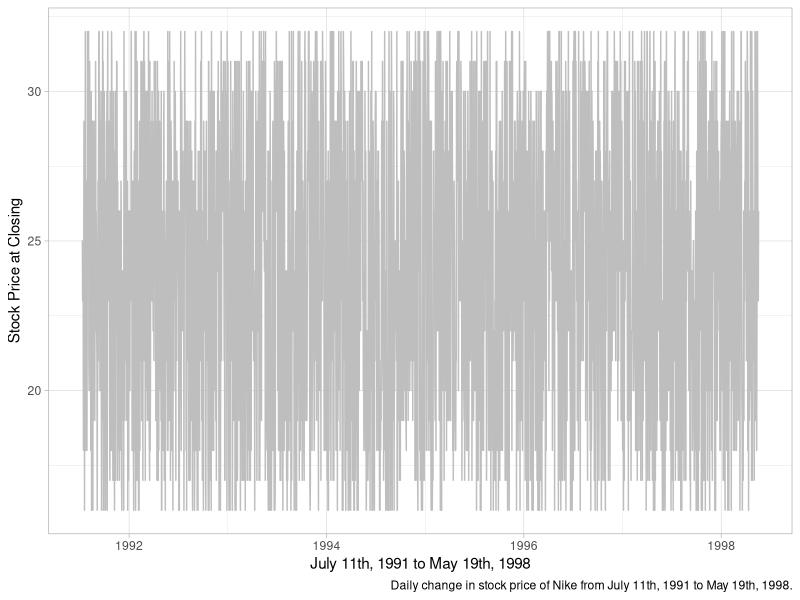

R code for this plot:
#### Preamble ####
# Purpose: Simulates stock price change of 
# Author: Jessica Im
# Date: 28 March 2024
# Contact: jessica.im@mail.utoronto.ca
# License: MIT
# Pre-requisites: None


#### Workspace setup ####
library(tidyverse)
library(dplyr)

#### Simulate data ####
set.seed(250)

# simulate data of Company Nike from 1 week before boycotts began to 1 week after they ended
KO_simulated_data <-
  tibble(
    date =
      seq(as.Date('1991-07-11'), as.Date('1998-05-19'), by = "days"),
    
    # size represents the number of days observed
    close = 
      sample(
        rep(c(16:32)),
        size = 2505,
        replace = TRUE),
      )

#### Graph simulated data ####
KO_simulated_data |>
  ggplot(mapping = aes(x = date, y = close)) +
  geom_line(color="grey") +
  theme_light() +
  labs(x = "July 11th, 1991 to May 19th, 1998", y = "Stock Price at Closing", caption = "Daily change in stock price of Nike from July 11th, 1991 to May 19th, 1998.")
